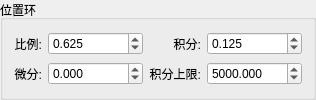
        <widget class="QGroupBox" name="groupBox_27">
         <property name="title">
          <string>位置环</string>
         </property>
         <layout class="QHBoxLayout" name="horizontalLayout_51">
          <item>
           <layout class="QHBoxLayout" name="horizontalLayout_41">
            <item>
             <layout class="QVBoxLayout" name="verticalLayout_22">
              <item>
               <widget class="QLabel" name="label_83">
                <property name="sizePolicy">
                 <sizepolicy hsizetype="Preferred" vsizetype="Preferred">
                  <horstretch>0</horstretch>
                  <verstretch>0</verstretch>
                 </sizepolicy>
                </property>
                <property name="text">
                 <string>比例:</string>
                </property>
                <property name="alignment">
                 <set>Qt::AlignRight|Qt::AlignTrailing|Qt::AlignVCenter</set>
                </property>
               </widget>
              </item>
              <item>
               <widget class="QLabel" name="label_85">
                <property name="sizePolicy">
                 <sizepolicy hsizetype="Preferred" vsizetype="Preferred">
                  <horstretch>0</horstretch>
                  <verstretch>0</verstretch>
                 </sizepolicy>
                </property>
                <property name="text">
                 <string>微分:</string>
                </property>
                <property name="alignment">
                 <set>Qt::AlignRight|Qt::AlignTrailing|Qt::AlignVCenter</set>
                </property>
               </widget>
              </item>
             </layout>
            </item>
            <item>
             <layout class="QVBoxLayout" name="verticalLayout_25">
              <item>
               <widget class="QDoubleSpinBox" name="doubleSpinBox_position_p">
                <property name="sizePolicy">
                 <sizepolicy hsizetype="Preferred" vsizetype="Fixed">
                  <horstretch>0</horstretch>
                  <verstretch>0</verstretch>
                 </sizepolicy>
                </property>
                <property name="decimals">
                 <number>3</number>
                </property>
                <property name="minimum">
                 <double>-99999999.000000000000000</double>
                </property>
                <property name="maximum">
                 <double>99999999.000000000000000</double>
                </property>
                <property name="value">
                 <double>0.625000000000000</double>
                </property>
               </widget>
              </item>
              <item>
               <widget class="QDoubleSpinBox" name="doubleSpinBox_position_d">
                <property name="sizePolicy">
                 <sizepolicy hsizetype="Preferred" vsizetype="Fixed">
                  <horstretch>0</horstretch>
                  <verstretch>0</verstretch>
                 </sizepolicy>
                </property>
                <property name="decimals">
                 <number>3</number>
                </property>
                <property name="minimum">
                 <double>-99999999.000000000000000</double>
                </property>
                <property name="maximum">
                 <double>99999999.000000000000000</double>
                </property>
               </widget>
              </item>
             </layout>
            </item>
           </layout>
          </item>
          <item>
           <layout class="QHBoxLayout" name="horizontalLayout_48">
            <item>
             <layout class="QVBoxLayout" name="verticalLayout_26">
              <item>
               <widget class="QLabel" name="label_84">
                <property name="sizePolicy">
                 <sizepolicy hsizetype="Preferred" vsizetype="Preferred">
                  <horstretch>0</horstretch>
                  <verstretch>0</verstretch>
                 </sizepolicy>
                </property>
                <property name="text">
                 <string>积分:</string>
                </property>
                <property name="alignment">
                 <set>Qt::AlignRight|Qt::AlignTrailing|Qt::AlignVCenter</set>
                </property>
               </widget>
              </item>
              <item>
               <widget class="QLabel" name="label_86">
                <property name="sizePolicy">
                 <sizepolicy hsizetype="Preferred" vsizetype="Preferred">
                  <horstretch>0</horstretch>
                  <verstretch>0</verstretch>
                 </sizepolicy>
                </property>
                <property name="text">
                 <string>积分上限:</string>
                </property>
                <property name="alignment">
                 <set>Qt::AlignRight|Qt::AlignTrailing|Qt::AlignVCenter</set>
                </property>
               </widget>
              </item>
             </layout>
            </item>
            <item>
             <layout class="QVBoxLayout" name="verticalLayout_27">
              <item>
               <widget class="QDoubleSpinBox" name="doubleSpinBox_position_i">
                <property name="sizePolicy">
                 <sizepolicy hsizetype="Preferred" vsizetype="Fixed">
                  <horstretch>0</horstretch>
                  <verstretch>0</verstretch>
                 </sizepolicy>
                </property>
                <property name="decimals">
                 <number>3</number>
                </property>
                <property name="minimum">
                 <double>-99999999.000000000000000</double>
                </property>
                <property name="maximum">
                 <double>99999999.000000000000000</double>
                </property>
                <property name="value">
                 <double>0.125000000000000</double>
                </property>
               </widget>
              </item>
              <item>
               <widget class="QDoubleSpinBox" name="doubleSpinBox_position_max_total_integral">
                <property name="sizePolicy">
                 <sizepolicy hsizetype="Preferred" vsizetype="Fixed">
                  <horstretch>0</horstretch>
                  <verstretch>0</verstretch>
                 </sizepolicy>
                </property>
                <property name="decimals">
                 <number>3</number>
                </property>
                <property name="minimum">
                 <double>-99999999.000000000000000</double>
                </property>
                <property name="maximum">
                 <double>99999999.000000000000000</double>
                </property>
                <property name="value">
                 <double>5000.000000000000000</double>
                </property>
               </widget>
              </item>
             </layout>
            </item>
           </layout>
          </item>
         </layout>
        </widget>
